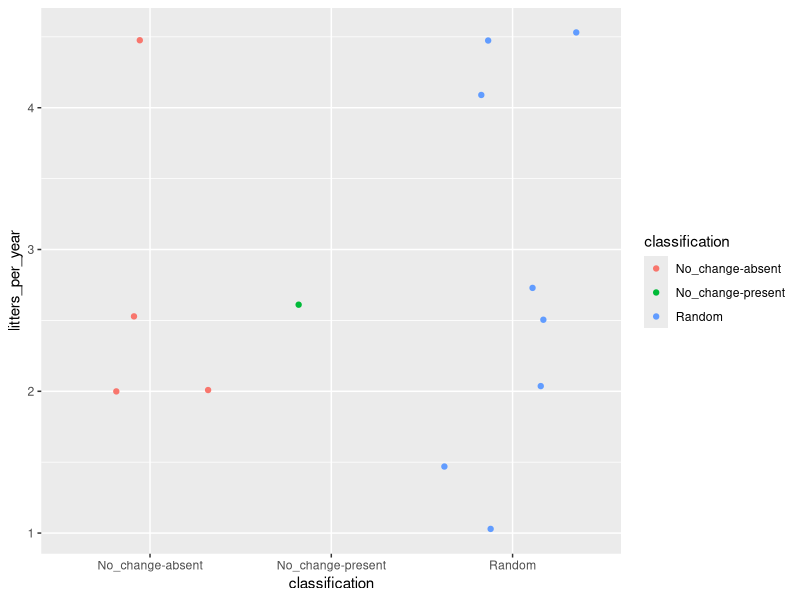
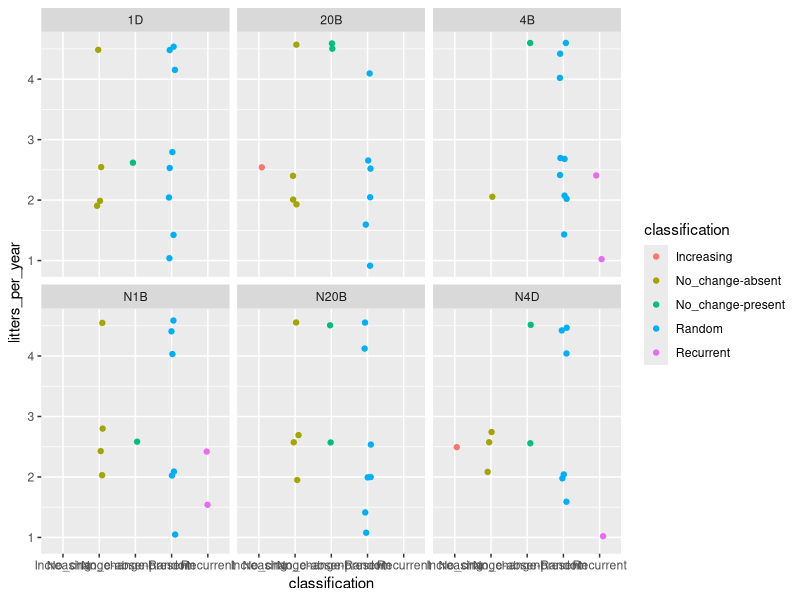
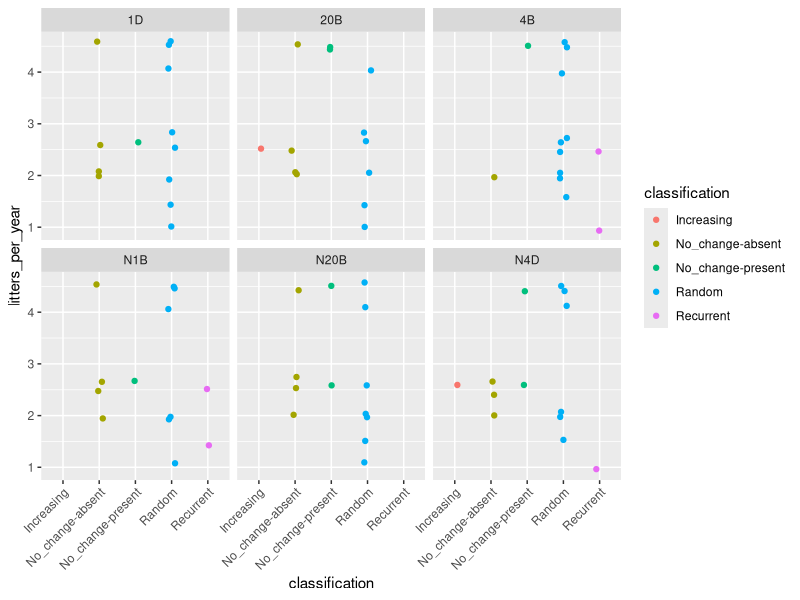
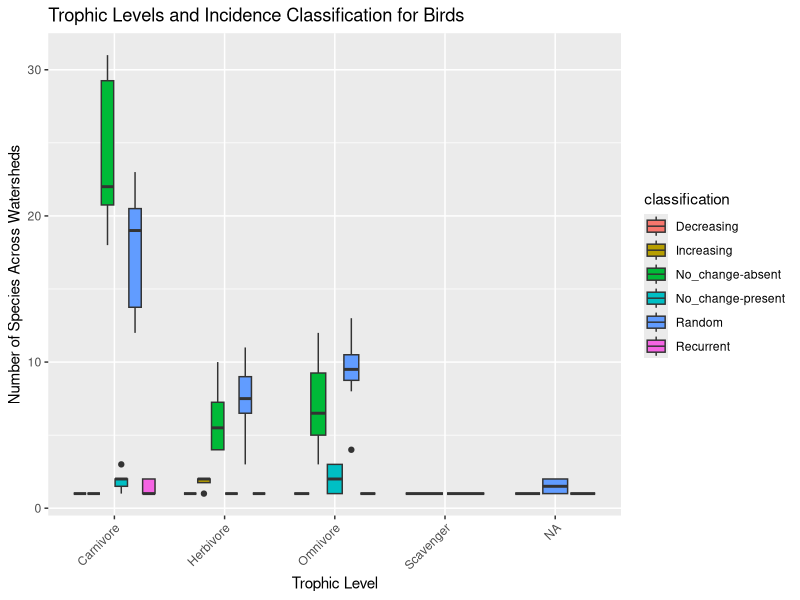
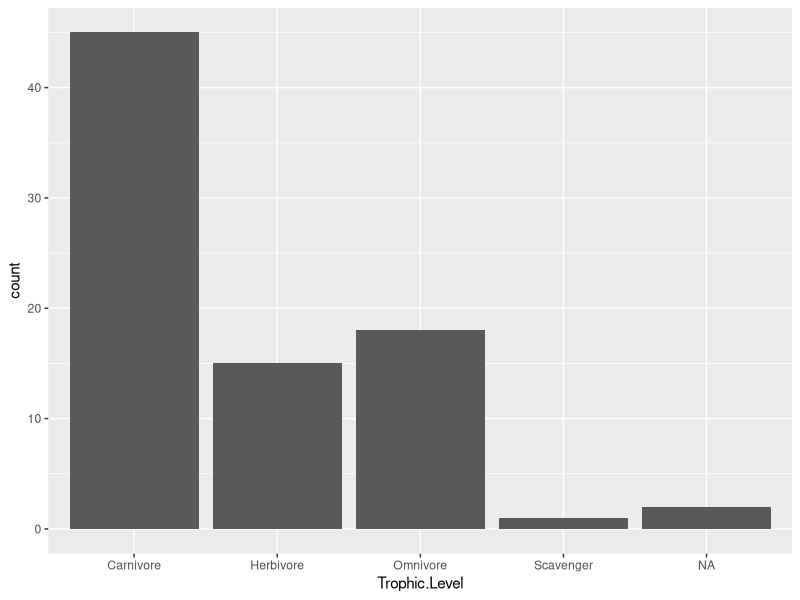
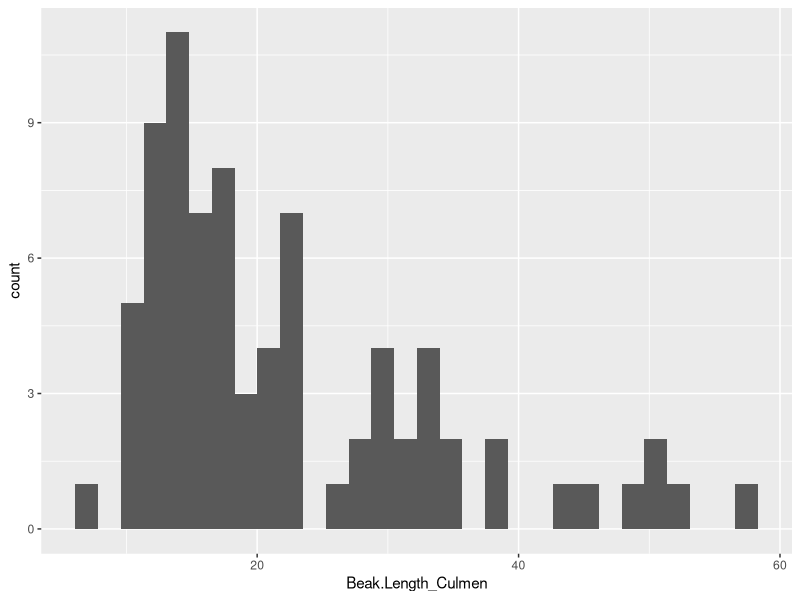
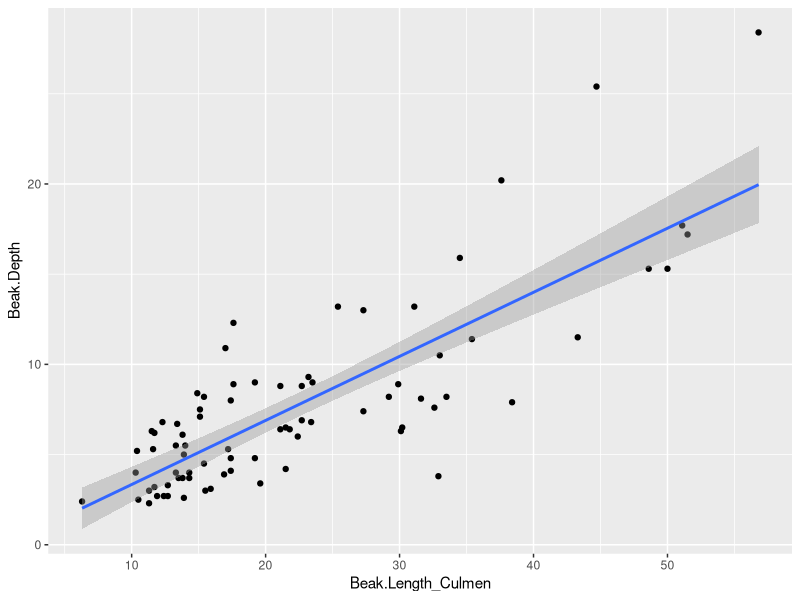

The R source for these figures, in order:
# Title: EAGER Small Mammal and Bird Traits: Plot Exploration for Biana!
# Author: Maya Parker-Smith
# Date: November 30, 2023

## Load in packages:
library(tidyverse) #This is a huge package that includes ggplot, which is what we'll use for our plots

## Read in the data
smammals_traits_class <- read_csv("Datasets/smammals_traits_class.csv") #You'll use the working directory you're using! 
birds_traits_class <- read_csv("Datasets/birds_traits_class.csv") # And the working directory is basically just where you're storing the downloaded files on your computer 

## Note: there are many more entries (rows) compared to the trait datasets you created. 
## This is because the species are repeated at each watershed (site). So much of the trait data will be repeated. 
## However, we want to keep these repetitions because the classification of each species can change across the different watersheds.




## We'll look at the small mammals first!
### Let's just look at a singular watershed at first to keep things simple 
### I just picked the watershed 1D, which is an area that is burned annually and not grazed by bison

## I'll start with a scatter plot, looking at the how litters per year correlates with classification. Each dot will be a species.
subset(smammals_traits_class, Watershed_name =="1D") %>% #Subsets watershed 1D from "smammals_traits_class"
  # The "%>%" is called a "pipe"; it just feeds the dataset we're using into what our input is
  ggplot(aes(x = classification, y = litters_per_year, color = classification)) + # This establishes the basics of our plot. "aes" is just short for "aesthetics". Within aes(), you state the x and y variables
  geom_point(position = "jitter") # This establishes what kind of plot we are making. 
  # There are many different "geom_...", but "geom_point" iterates that we want to create a "point" plot, or a scatter plot. The "position = "jitter"" makes points not overlap each other.


## Let's look at all the watersheds now
smammals_traits_class %>% 
  ggplot(aes(x = classification, y = litters_per_year, color = classification)) +
  geom_jitter(width = 0.1, height = 0.1) + # "geom_jitter" is just an easier way to creat a "geom_point(position = "jitter")" plot 
  #"width" and "height" controls the spread of the points on the graph
  facet_wrap(.~Watershed_name) # This creates several different graphs, grouped by "Watershed_name". 
  
## In the last plot, it was difficult to distinguish between the categorical variables on the x-axis. 
## So I am going to create the exact same plot, but make it more legible.

smammals_traits_class %>% 
  ggplot(aes(x = classification, y = litters_per_year, color = classification)) +
  geom_jitter(width = 0.1, height = 0.1) +  
  facet_wrap(.~Watershed_name) + 
  theme(axis.text.x = element_text(angle=45, hjust = 1)) # This sets the words on the x-axis at a 45 degree angle, and makes the text sit right at the horizontal plot line.

## What do these plots tell us? Not much! That is okay! 
## I mean I guess it looks like the species that is increasing through time does not have a high litter count per year, 
## and the rest of the classifications contain species that have highly variable litter counts per year.




## Okay lets do a bird plot!

## For this, I'll show you what to do when you want to look at two or more categorical variables (variables with text, not numbers).
## What we basically want is a table that gives us counts of how many species fall into the combinations of the categorical variables.

## I'll pick the categorical variable of "Trophic.Level" to look at. We still want to separate by watershed as well.
birds_class_trophic <- birds_traits_class %>%  
  group_by(Watershed_name, classification, Trophic.Level) %>% # This is grouping together the variables we want to look at
  summarize(count = n()) # This summarizes the groups based on what we want to look at. 
  # "count" is the name of the new column being created with the summary; 
  # the "n" means we just want it to count the number of things that fall into these categories. But we can summarize anything we want, such as "sum" or "mean".

view(birds_class_trophic) # Just wanted to view the newly created data frame


# Now lets do a plot!

# Even though I separated it out by watershed before, I am not going to separate out watershed just so I can show you a different kind of plot.
birds_class_trophic %>% ggplot(aes(x = Trophic.Level, y = count, fill = classification)) + # This time I used "fill" instead of "color" since I want to fill in the boxplots with a color. You can use color instead and see how it changes!
  geom_boxplot() + # Now I am going to create boxplots 
  theme(axis.text.x = element_text(angle=45, hjust = 1)) + # Angling the text again
  labs(x = "Trophic Level", 
       y = "Number of Species Across Watersheds", 
       title = "Trophic Levels and Incidence Classification for Birds") # I wanted to show that you can label the axes differently and make a title for the plot as well

## Alright so this plot sucks and doesn't really tell us anything, but I just wanted to show you something different than a scatter plot!



## If we were just looking at one categorical variable, it's easy to do a bar graph
## I am subsetting and looking at a single watershed so that duplicates aren't counted
## I just chose a random watershed, but the graph would be the same no matter what I chose since I just want to look at a trait.
subset(birds_traits_class, Watershed_name == "N20B") %>% 
  ggplot(aes(x = Trophic.Level)) + 
  geom_bar(stat = "count") # For bar plots without actual numbers, we have to specify that we want it to just count the number of rows for each trophic level category


## If we just wanted to look at a single numerical variable, it is easy to do a histogram
subset(birds_traits_class, Watershed_name == "N20B") %>%
  ggplot(aes(x = Beak.Length_Culmen)) +
  geom_histogram()

## And if we wanted to look at two numerical variables, then we can do a scatter plot and try and fit a regression line
subset(birds_traits_class, Watershed_name == "N20B") %>%
  ggplot(aes(x = Beak.Length_Culmen, y = Beak.Depth)) +
  geom_point() +
  geom_smooth(method = "lm") # This adds a regression line via a linear model ("lm"); I won't get into linear models right now, but we can always talk about stats some other time!


## Sorry I kinda did this all backwards, where I did a bit more complicated stuff in the beginning and ended with super simplistic plots. But I hope it was useful anyway!
## I hope these were some good basics! Feel free to explore with just the trait data at first if that feels most comfortable.
## This is all just to introduce you to plots, so don't worry about trying to actually find correlations or anything. Just explore and have fun!

  
